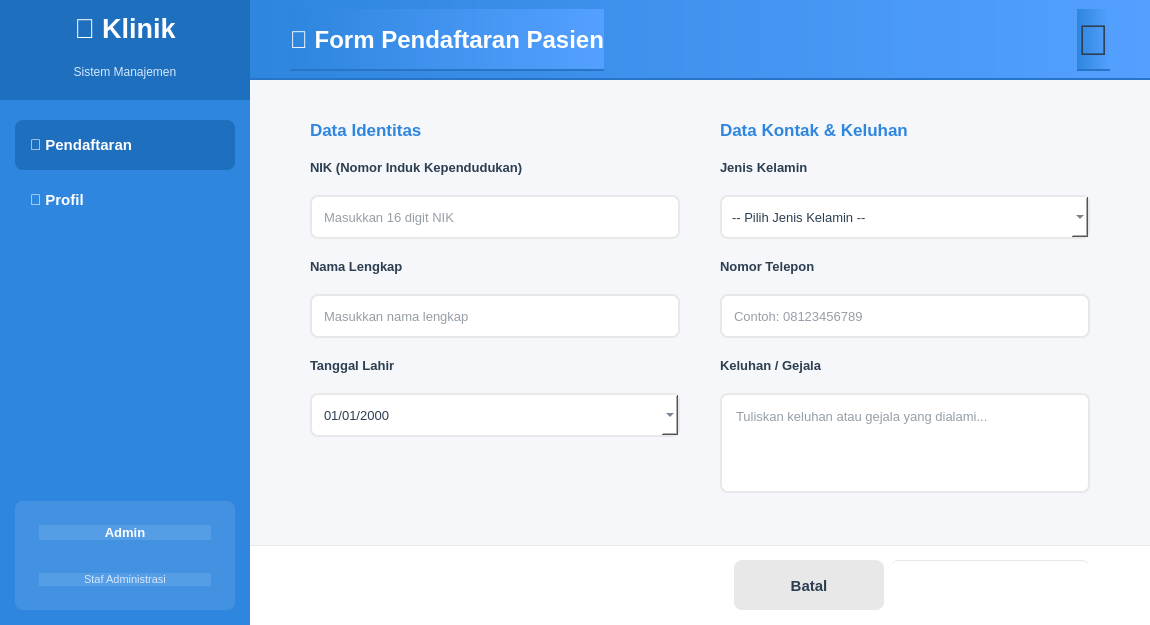
<?xml version="1.0" encoding="UTF-8"?>
<ui version="4.0">
 <class>FormDaftarPasien</class>
 <widget class="QWidget" name="FormDaftarPasien">
  <property name="geometry">
   <rect>
    <x>0</x>
    <y>0</y>
    <width>1150</width>
    <height>625</height>
   </rect>
  </property>
  <property name="windowTitle">
   <string>Form Pendaftaran Pasien</string>
  </property>
  <property name="styleSheet">
   <string notr="true">QWidget{background:#F5F7FA}QLineEdit,QComboBox,QTextEdit,QDateEdit{background:white;border:2px solid #E8E8E8;border-radius:8px;padding:10px;color:#2C3E50}QLineEdit:focus,QComboBox:focus,QTextEdit:focus,QDateEdit:focus{border-color:#2E86DE}QPushButton{background:#2E86DE;color:white;border:none;border-radius:8px;padding:14px;font-weight:bold;font-size:11pt}QPushButton:hover{background:#54A0FF}QPushButton:pressed{background:#1E6FBE}QLabel{color:#2C3E50}</string>
  </property>
  <layout class="QHBoxLayout" name="mainLayout">
   <property name="spacing">
    <number>0</number>
   </property>
   <property name="leftMargin">
    <number>0</number>
   </property>
   <property name="topMargin">
    <number>0</number>
   </property>
   <property name="rightMargin">
    <number>0</number>
   </property>
   <property name="bottomMargin">
    <number>0</number>
   </property>
   <item>
    <!-- SIDEBAR -->
    <widget class="QFrame" name="frameSidebar">
     <property name="minimumSize">
      <size>
       <width>250</width>
       <height>0</height>
      </size>
     </property>
     <property name="maximumSize">
      <size>
       <width>250</width>
       <height>16777215</height>
      </size>
     </property>
     <property name="styleSheet">
      <string notr="true">QFrame{background:#2E86DE;border:none}</string>
     </property>
     <layout class="QVBoxLayout" name="sidebarLayout">
      <property name="spacing">
       <number>0</number>
      </property>
      <property name="leftMargin">
       <number>0</number>
      </property>
      <property name="topMargin">
       <number>0</number>
      </property>
      <property name="rightMargin">
       <number>0</number>
      </property>
      <property name="bottomMargin">
       <number>0</number>
      </property>
      <item>
       <!-- Logo Header -->
       <widget class="QFrame" name="frameLogoHeader">
        <property name="minimumSize">
         <size>
          <width>0</width>
          <height>100</height>
         </size>
        </property>
        <property name="styleSheet">
         <string notr="true">QFrame{background:#1E6FBE;border:none}</string>
        </property>
        <layout class="QVBoxLayout" name="logoLayout">
         <property name="spacing">
          <number>5</number>
         </property>
         <item>
          <widget class="QLabel" name="lblLogo">
           <property name="font">
            <font>
             <pointsize>20</pointsize>
             <weight>75</weight>
             <bold>true</bold>
            </font>
           </property>
           <property name="styleSheet">
            <string notr="true">color:white;</string>
           </property>
           <property name="text">
            <string>🏥 Klinik</string>
           </property>
           <property name="alignment">
            <set>Qt::AlignCenter</set>
           </property>
          </widget>
         </item>
         <item>
          <widget class="QLabel" name="lblSubtitle">
           <property name="font">
            <font>
             <pointsize>9</pointsize>
            </font>
           </property>
           <property name="styleSheet">
            <string notr="true">color:#D5E8FF;</string>
           </property>
           <property name="text">
            <string>Sistem Manajemen</string>
           </property>
           <property name="alignment">
            <set>Qt::AlignCenter</set>
           </property>
          </widget>
         </item>
        </layout>
       </widget>
      </item>
      <item>
       <!-- Menu Items -->
       <widget class="QFrame" name="frameMenu">
        <property name="styleSheet">
         <string notr="true">QFrame{background:transparent;border:none}</string>
        </property>
        <layout class="QVBoxLayout" name="menuLayout">
         <property name="spacing">
          <number>5</number>
         </property>
         <property name="leftMargin">
          <number>15</number>
         </property>
         <property name="topMargin">
          <number>20</number>
         </property>
         <property name="rightMargin">
          <number>15</number>
         </property>
         <property name="bottomMargin">
          <number>10</number>
         </property>
         <item>
          <widget class="QPushButton" name="btnMenuPendaftaran">
           <property name="minimumSize">
            <size>
             <width>0</width>
             <height>50</height>
            </size>
           </property>
           <property name="font">
            <font>
             <pointsize>11</pointsize>
             <weight>75</weight>
             <bold>true</bold>
            </font>
           </property>
           <property name="styleSheet">
            <string notr="true">QPushButton{background:#1E6FBE;color:white;border:none;border-radius:8px;padding:12px;text-align:left;padding-left:15px}QPushButton:hover{background:#54A0FF}QPushButton:pressed{background:#1560A8}</string>
           </property>
           <property name="text">
            <string>📝 Pendaftaran</string>
           </property>
          </widget>
         </item>
         <item>
          <widget class="QPushButton" name="btnMenuProfil">
           <property name="minimumSize">
            <size>
             <width>0</width>
             <height>50</height>
            </size>
           </property>
           <property name="font">
            <font>
             <pointsize>11</pointsize>
             <weight>75</weight>
             <bold>true</bold>
            </font>
           </property>
           <property name="styleSheet">
            <string notr="true">QPushButton{background:transparent;color:white;border:none;border-radius:8px;padding:12px;text-align:left;padding-left:15px}QPushButton:hover{background:rgba(255,255,255,0.1)}QPushButton:pressed{background:rgba(255,255,255,0.2)}</string>
           </property>
           <property name="text">
            <string>👤 Profil</string>
           </property>
          </widget>
         </item>
        </layout>
       </widget>
      </item>
      <item>
       <spacer name="verticalSpacer">
        <property name="orientation">
         <enum>Qt::Vertical</enum>
        </property>
        <property name="sizeHint" stdset="0">
         <size>
          <width>20</width>
          <height>40</height>
         </size>
        </property>
       </spacer>
      </item>
      <item>
       <!-- User Info Footer -->
       <widget class="QFrame" name="frameUserInfo">
        <property name="minimumSize">
         <size>
          <width>0</width>
          <height>80</height>
         </size>
        </property>
        <property name="styleSheet">
         <string notr="true">QFrame{background:rgba(255,255,255,0.1);border:none;border-radius:8px;margin:15px}</string>
        </property>
        <layout class="QVBoxLayout" name="userInfoLayout">
         <property name="spacing">
          <number>3</number>
         </property>
         <item>
          <widget class="QLabel" name="lblUserName">
           <property name="font">
            <font>
             <pointsize>10</pointsize>
             <weight>75</weight>
             <bold>true</bold>
            </font>
           </property>
           <property name="styleSheet">
            <string notr="true">color:white;</string>
           </property>
           <property name="text">
            <string>Admin</string>
           </property>
           <property name="alignment">
            <set>Qt::AlignCenter</set>
           </property>
          </widget>
         </item>
         <item>
          <widget class="QLabel" name="lblUserRole">
           <property name="font">
            <font>
             <pointsize>8</pointsize>
            </font>
           </property>
           <property name="styleSheet">
            <string notr="true">color:#D5E8FF;</string>
           </property>
           <property name="text">
            <string>Staf Administrasi</string>
           </property>
           <property name="alignment">
            <set>Qt::AlignCenter</set>
           </property>
          </widget>
         </item>
        </layout>
       </widget>
      </item>
     </layout>
    </widget>
   </item>
   <item>
    <!-- CONTENT AREA -->
    <layout class="QVBoxLayout" name="contentMainLayout">
     <property name="spacing">
      <number>0</number>
     </property>
     <item>
      <widget class="QWidget" name="headerWidget" native="true">
       <property name="minimumSize">
        <size>
         <width>0</width>
         <height>80</height>
        </size>
       </property>
       <property name="styleSheet">
        <string notr="true">background:qlineargradient(x1:0,y1:0,x2:1,y2:0,stop:0 #2E86DE,stop:1 #54A0FF);border-bottom:2px solid #2874C7;</string>
       </property>
       <layout class="QHBoxLayout" name="headerLayout">
        <property name="leftMargin">
         <number>40</number>
        </property>
        <property name="rightMargin">
         <number>40</number>
        </property>
        <item>
         <widget class="QLabel" name="lblHeader">
          <property name="font">
           <font>
            <pointsize>18</pointsize>
            <weight>75</weight>
            <bold>true</bold>
           </font>
          </property>
          <property name="styleSheet">
           <string notr="true">color:white;</string>
          </property>
          <property name="text">
           <string>📝 Form Pendaftaran Pasien</string>
          </property>
         </widget>
        </item>
        <item>
         <spacer name="headerSpacer">
          <property name="orientation">
           <enum>Qt::Horizontal</enum>
          </property>
          <property name="sizeHint" stdset="0">
           <size>
            <width>40</width>
            <height>20</height>
           </size>
          </property>
         </spacer>
        </item>
        <item>
         <widget class="QLabel" name="lblIcon">
          <property name="font">
           <font>
            <pointsize>32</pointsize>
           </font>
          </property>
          <property name="text">
           <string>🏥</string>
          </property>
         </widget>
        </item>
       </layout>
      </widget>
     </item>
     <item>
      <widget class="QWidget" name="contentWidget" native="true">
       <layout class="QHBoxLayout" name="contentLayout">
        <property name="spacing">
         <number>40</number>
        </property>
        <property name="leftMargin">
         <number>60</number>
        </property>
        <property name="topMargin">
         <number>40</number>
        </property>
        <property name="rightMargin">
         <number>60</number>
        </property>
        <property name="bottomMargin">
         <number>40</number>
        </property>
        <item>
         <layout class="QVBoxLayout" name="leftColumnLayout">
          <property name="spacing">
           <number>20</number>
          </property>
          <item>
           <widget class="QLabel" name="lblIdentitas">
            <property name="font">
             <font>
              <pointsize>13</pointsize>
              <weight>75</weight>
              <bold>true</bold>
             </font>
            </property>
            <property name="styleSheet">
             <string notr="true">color:#2E86DE;</string>
            </property>
            <property name="text">
             <string>Data Identitas</string>
            </property>
           </widget>
          </item>
          <item>
           <widget class="QLabel" name="lblNIK">
            <property name="font">
             <font>
              <pointsize>10</pointsize>
              <weight>75</weight>
              <bold>true</bold>
             </font>
            </property>
            <property name="text">
             <string>NIK (Nomor Induk Kependudukan)</string>
            </property>
           </widget>
          </item>
          <item>
           <widget class="QLineEdit" name="txtNIK">
            <property name="minimumSize">
             <size>
              <width>0</width>
              <height>44</height>
             </size>
            </property>
            <property name="font">
             <font>
              <pointsize>10</pointsize>
             </font>
            </property>
            <property name="placeholderText">
             <string>Masukkan 16 digit NIK</string>
            </property>
           </widget>
          </item>
          <item>
           <widget class="QLabel" name="lblNama">
            <property name="font">
             <font>
              <pointsize>10</pointsize>
              <weight>75</weight>
              <bold>true</bold>
             </font>
            </property>
            <property name="text">
             <string>Nama Lengkap</string>
            </property>
           </widget>
          </item>
          <item>
           <widget class="QLineEdit" name="txtNama">
            <property name="minimumSize">
             <size>
              <width>0</width>
              <height>44</height>
             </size>
            </property>
            <property name="font">
             <font>
              <pointsize>10</pointsize>
             </font>
            </property>
            <property name="placeholderText">
             <string>Masukkan nama lengkap</string>
            </property>
           </widget>
          </item>
          <item>
           <widget class="QLabel" name="lblTglLahir">
            <property name="font">
             <font>
              <pointsize>10</pointsize>
              <weight>75</weight>
              <bold>true</bold>
             </font>
            </property>
            <property name="text">
             <string>Tanggal Lahir</string>
            </property>
           </widget>
          </item>
          <item>
           <widget class="QDateEdit" name="dateTglLahir">
            <property name="minimumSize">
             <size>
              <width>0</width>
              <height>44</height>
             </size>
            </property>
            <property name="font">
             <font>
              <pointsize>10</pointsize>
             </font>
            </property>
            <property name="displayFormat">
             <string>dd/MM/yyyy</string>
            </property>
            <property name="calendarPopup">
             <bool>true</bool>
            </property>
           </widget>
          </item>
          <item>
           <spacer name="leftSpacer">
            <property name="orientation">
             <enum>Qt::Vertical</enum>
            </property>
            <property name="sizeHint" stdset="0">
             <size>
              <width>20</width>
              <height>40</height>
             </size>
            </property>
           </spacer>
          </item>
         </layout>
        </item>
        <item>
         <layout class="QVBoxLayout" name="rightColumnLayout">
          <property name="spacing">
           <number>20</number>
          </property>
          <item>
           <widget class="QLabel" name="lblKontak">
            <property name="font">
             <font>
              <pointsize>13</pointsize>
              <weight>75</weight>
              <bold>true</bold>
             </font>
            </property>
            <property name="styleSheet">
             <string notr="true">color:#2E86DE;</string>
            </property>
            <property name="text">
             <string>Data Kontak &amp; Keluhan</string>
            </property>
           </widget>
          </item>
          <item>
           <widget class="QLabel" name="lblJenisKelamin">
            <property name="font">
             <font>
              <pointsize>10</pointsize>
              <weight>75</weight>
              <bold>true</bold>
             </font>
            </property>
            <property name="text">
             <string>Jenis Kelamin</string>
            </property>
           </widget>
          </item>
          <item>
           <widget class="QComboBox" name="cmbJenisKelamin">
            <property name="minimumSize">
             <size>
              <width>0</width>
              <height>44</height>
             </size>
            </property>
            <property name="font">
             <font>
              <pointsize>10</pointsize>
             </font>
            </property>
            <item>
             <property name="text">
              <string>-- Pilih Jenis Kelamin --</string>
             </property>
            </item>
            <item>
             <property name="text">
              <string>Laki-laki</string>
             </property>
            </item>
            <item>
             <property name="text">
              <string>Perempuan</string>
             </property>
            </item>
           </widget>
          </item>
          <item>
           <widget class="QLabel" name="lblNoTelp">
            <property name="font">
             <font>
              <pointsize>10</pointsize>
              <weight>75</weight>
              <bold>true</bold>
             </font>
            </property>
            <property name="text">
             <string>Nomor Telepon</string>
            </property>
           </widget>
          </item>
          <item>
           <widget class="QLineEdit" name="txtNoTelp">
            <property name="minimumSize">
             <size>
              <width>0</width>
              <height>44</height>
             </size>
            </property>
            <property name="font">
             <font>
              <pointsize>10</pointsize>
             </font>
            </property>
            <property name="placeholderText">
             <string>Contoh: 08123456789</string>
            </property>
           </widget>
          </item>
          <item>
           <widget class="QLabel" name="lblKeluhan">
            <property name="font">
             <font>
              <pointsize>10</pointsize>
              <weight>75</weight>
              <bold>true</bold>
             </font>
            </property>
            <property name="text">
             <string>Keluhan / Gejala</string>
            </property>
           </widget>
          </item>
          <item>
           <widget class="QTextEdit" name="txtKeluhan">
            <property name="minimumSize">
             <size>
              <width>0</width>
              <height>100</height>
             </size>
            </property>
            <property name="maximumSize">
             <size>
              <width>16777215</width>
              <height>100</height>
             </size>
            </property>
            <property name="font">
             <font>
              <pointsize>10</pointsize>
             </font>
            </property>
            <property name="placeholderText">
             <string>Tuliskan keluhan atau gejala yang dialami...</string>
            </property>
           </widget>
          </item>
          <item>
           <spacer name="rightSpacer">
            <property name="orientation">
             <enum>Qt::Vertical</enum>
            </property>
            <property name="sizeHint" stdset="0">
             <size>
              <width>20</width>
              <height>40</height>
             </size>
            </property>
           </spacer>
          </item>
         </layout>
        </item>
       </layout>
      </widget>
     </item>
     <item>
      <widget class="QWidget" name="footerWidget" native="true">
       <property name="minimumSize">
        <size>
         <width>0</width>
         <height>80</height>
        </size>
       </property>
       <property name="styleSheet">
        <string notr="true">background:white;border-top:1px solid #E8E8E8;</string>
       </property>
       <layout class="QHBoxLayout" name="footerLayout">
        <property name="leftMargin">
         <number>60</number>
        </property>
        <property name="rightMargin">
         <number>60</number>
        </property>
        <item>
         <spacer name="footerSpacer">
          <property name="orientation">
           <enum>Qt::Horizontal</enum>
          </property>
          <property name="sizeHint" stdset="0">
           <size>
            <width>40</width>
            <height>20</height>
           </size>
          </property>
         </spacer>
        </item>
        <item>
         <widget class="QPushButton" name="btnBatal">
          <property name="minimumSize">
           <size>
            <width>150</width>
            <height>50</height>
           </size>
          </property>
          <property name="font">
           <font>
            <pointsize>11</pointsize>
            <weight>75</weight>
            <bold>true</bold>
           </font>
          </property>
          <property name="styleSheet">
           <string notr="true">QPushButton{background:#E8E8E8;color:#2C3E50}QPushButton:hover{background:#D0D0D0}QPushButton:pressed{background:#C0C0C0}</string>
          </property>
          <property name="text">
           <string>Batal</string>
          </property>
         </widget>
        </item>
        <item>
         <widget class="QPushButton" name="btnDaftar">
          <property name="minimumSize">
           <size>
            <width>200</width>
            <height>50</height>
           </size>
          </property>
          <property name="font">
           <font>
            <pointsize>11</pointsize>
            <weight>75</weight>
            <bold>true</bold>
           </font>
          </property>
          <property name="text">
           <string>✓ Daftar Sekarang</string>
          </property>
         </widget>
        </item>
       </layout>
      </widget>
     </item>
    </layout>
   </item>
  </layout>
 </widget>
 <resources/>
 <connections/>
</ui>
